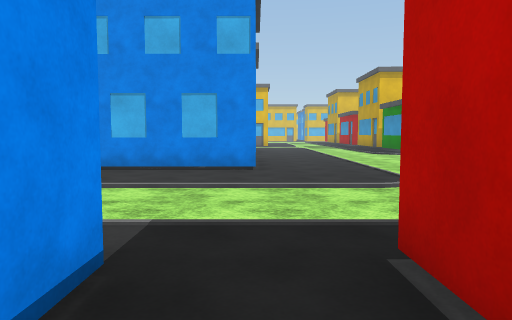
[1] (above)

24 first-person views from a walk through a 3-D level made in the Unity game engine. The camera is 1.3 m above the floor, tilts 4° down and sees 70° across. The floor is counted in squares, 1.51 m on a side. Each view is taken from the middle of a square. On the plan, view 1 faces up. The plan holds only what a view shows up to about 12 squares ahead; the rest is blank. The place goes on beyond the plan. Flat ground stands in for the terrain. The player is left out. Surface patterns are stand-ins for the level's own textures.

[2]
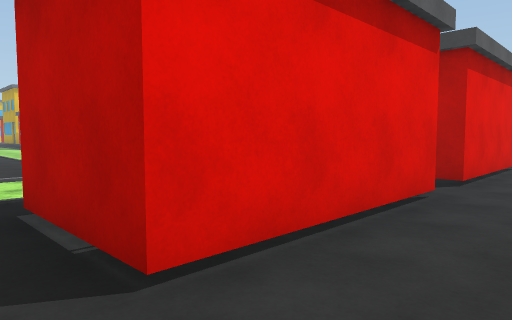

[3]
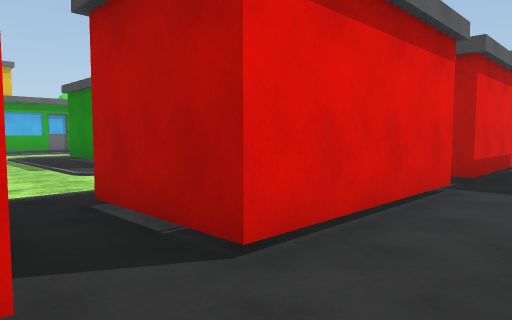

[4]
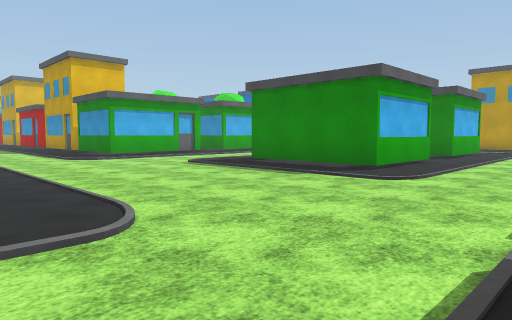

[5]
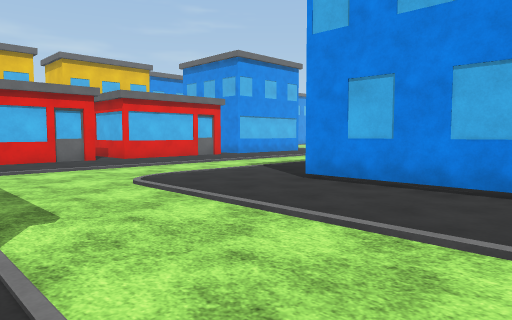

[6]
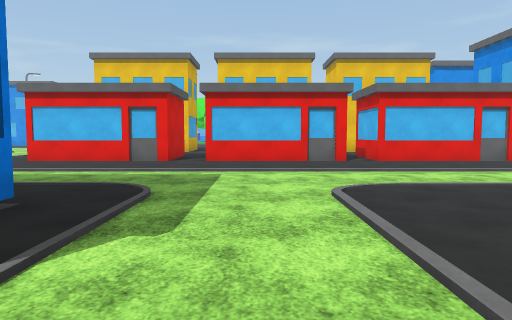

[7]
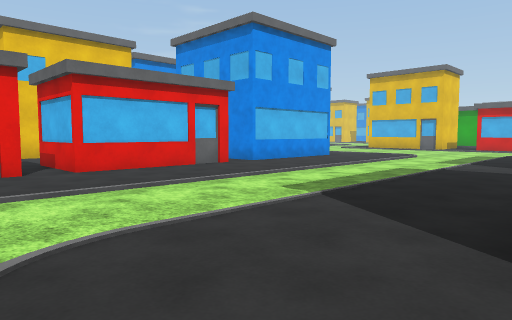

[8]
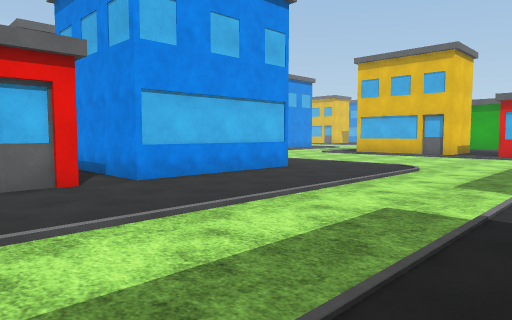

[9]
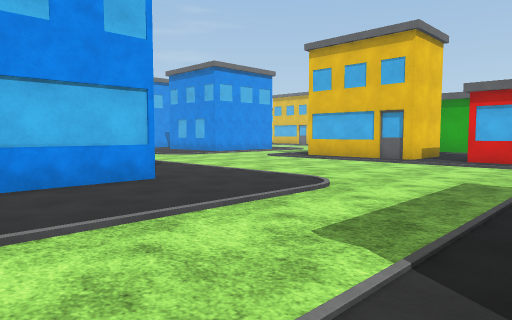

[10]
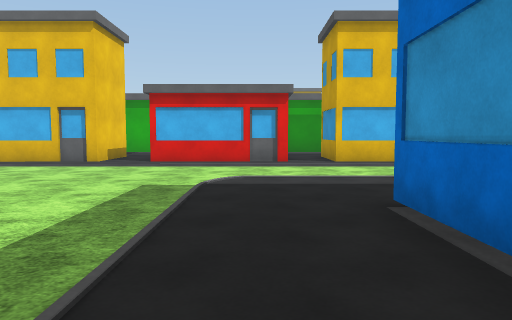

[11]
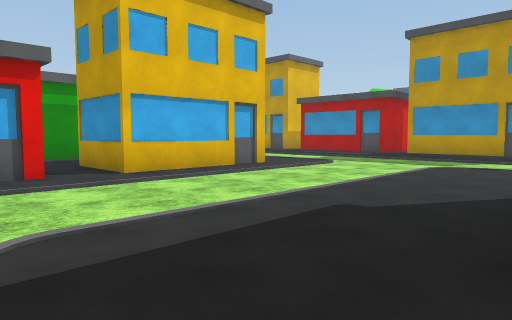

[12]
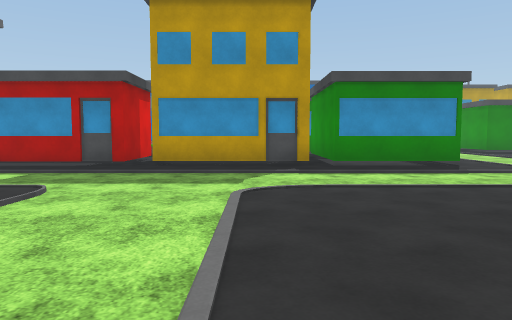

[13]
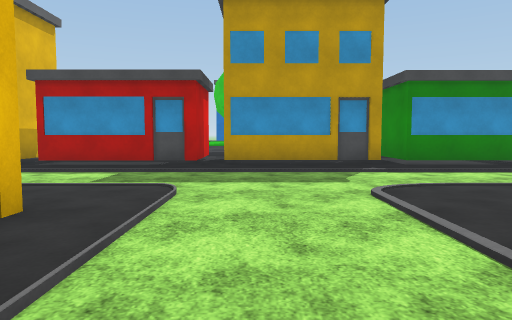

[14]
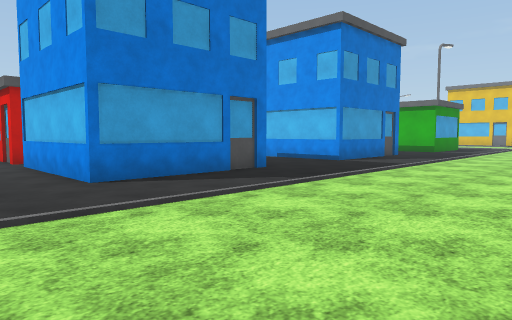

[15]
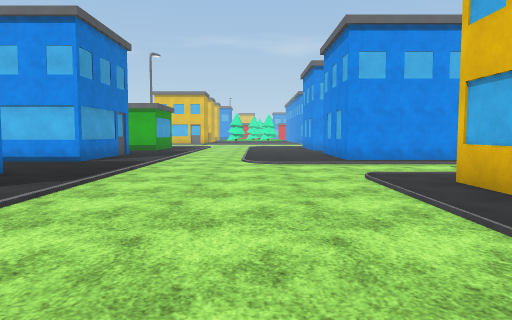

[16]
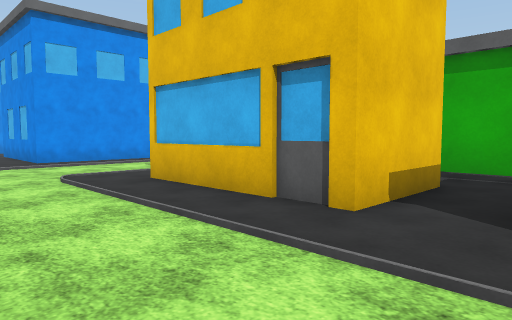

[17]
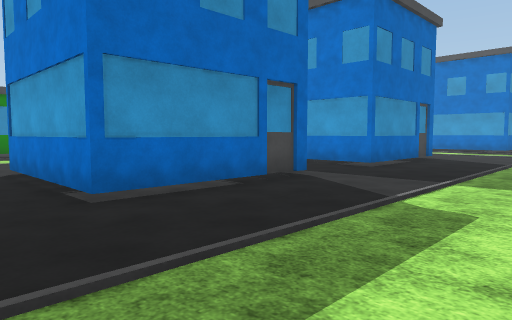

[18]
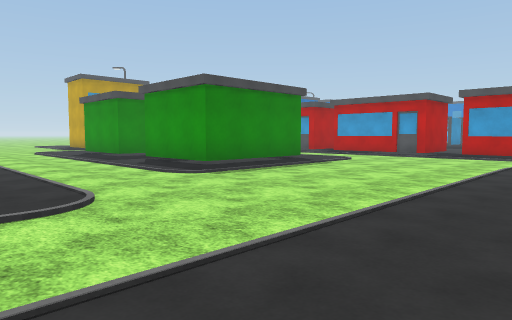

[19]
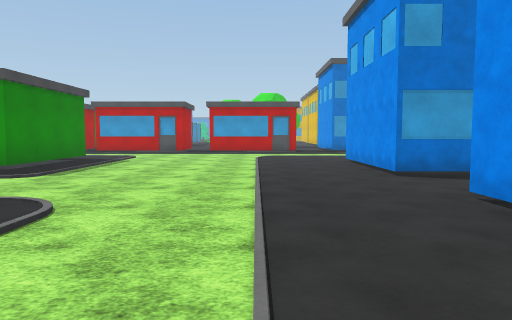

[20]
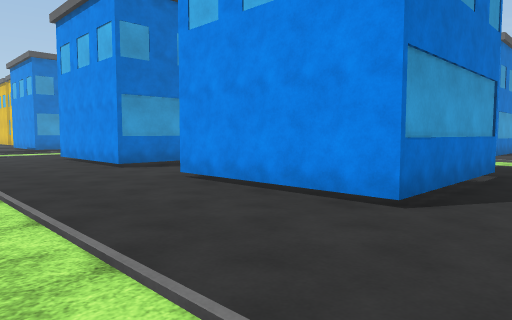

[21]
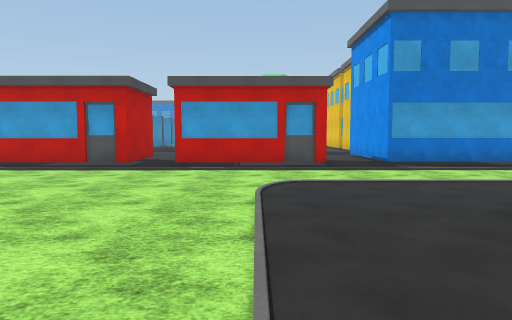

[22]
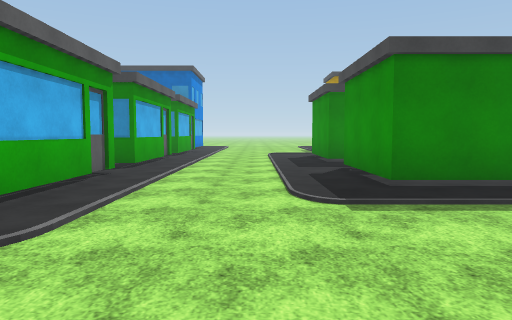

[23]
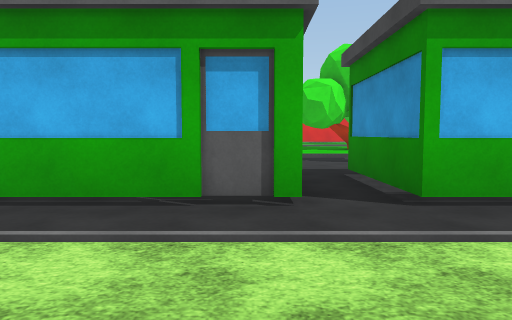

[24]
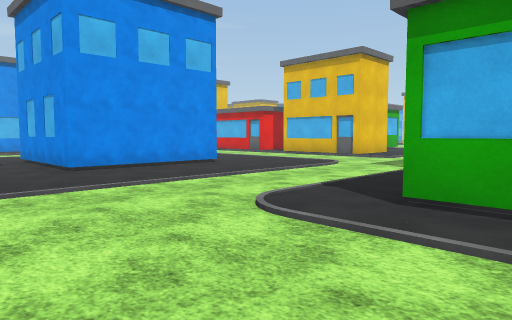

### Floor plan
Key: @ floor where view 1 was taken; # wall or solid block; . floor; ^ raised ledge; B building; T tree.
Columns run from 22 left of view 1 to 13 right of it. Each row starts with its distance up from view 1.
 31  #         BBBB   BBB       .#BB
 30  #.        #.     .#      ...B
 29  #...      #.     .##    ....B
 28  #.....B####.B####.B####.....#
 27 ##...........................###
 26 ..............................BB
 25  ............................B     T
 24  ............................B     ^
 23 .............................#    ^^
 22 ..............................    ^^
 21 .............................###  .#
 20 ..................B####......B    .B
 19  .......B.........##  #......B    .B
 18   B..#####B.......#   #......B  ##.B
 17   B.      B.......#   #.............
 16   B       B.......#####.............
 15   B      #B.........................
 14        ###..........................
 13   BB     #........B####.............
 12  B       #........##  #.............
 11  B       #........#   #.........#
 10          #........#   #.........#
  9        #BB........#####.........#
  8          #......................#
  7          #B.....................BBB#
  6          #..........................
  5          #B.........................
  4          #......................
  3         BB.......................
  2          #.......B####.####B.####B
  1          #.......    #.#### .####
  0          #.....       @#####.#####.#
 -1          #...          .............
 -2         BB..          . .. . ..

Positions as (right, up) in squares from view 1, and headings:
1: (0, 0), facing up
2: (0, -2), facing up-right
3: (5, -2), facing up-right
4: (1, 3), facing up-right
5: (0, 3), facing up-left
6: (-1, 5), facing left
7: (-4, 6), facing up-left
8: (-6, 11), facing up-left
9: (-6, 15), facing up-left
10: (-6, 16), facing up
11: (-7, 20), facing up-right
12: (-3, 23), facing right
13: (-3, 25), facing right
14: (-10, 25), facing down-left
15: (-9, 24), facing left
16: (-9, 24), facing up-left
17: (-9, 22), facing down-right
18: (1, 18), facing down-right
19: (3, 21), facing down
20: (4, 22), facing down-left
21: (3, 13), facing down
22: (3, 14), facing right
23: (11, 13), facing up
24: (9, 13), facing up-left
